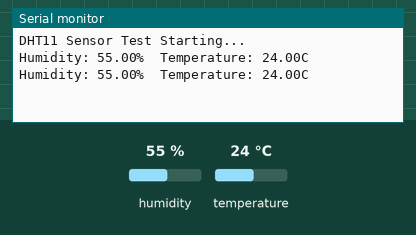
A sketch run on a simulated Arduino Uno, built with avr-gcc and run on an emulated ATmega328P. Parts: the last lines printed to the serial monitor. The test bench sets the inputs (shaded band); at power-on: humidity 55 %, temperature 24 °C.

Above: at 4.8 s.
4.9 s: humidity set to 22 %
At 6.8 s:
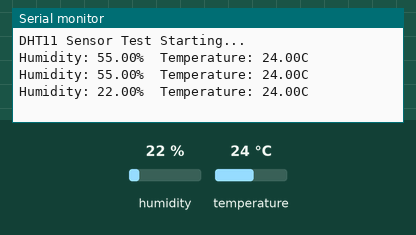
7.9 s: temperature set to 12 °C
At 9.3 s:
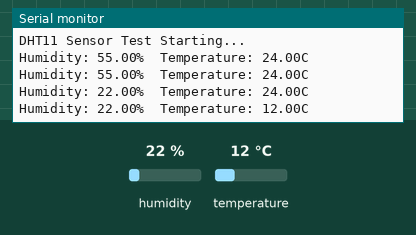
10.9 s: humidity set to 40 %
At 12.9 s:
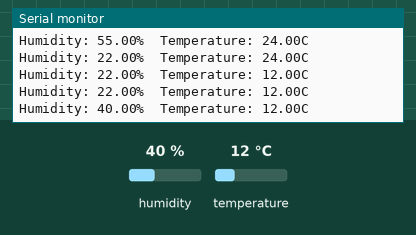
Timing chart, 0 to 14.4 s (numbered marks = the images above; inputs shaded):
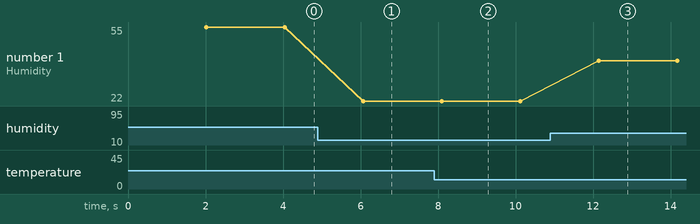

Measured:
- after the input at 4.9 s, the serial monitor: prints a new line after 1.2 s (image 1)
- after the input at 7.9 s, the serial monitor: prints a new line after 0.20 s (image 2)
- after the input at 10.9 s, the serial monitor: prints a new line after 1.2 s (image 3)
- plotted number 1: 55 → 22 after the input at 4.9 s, 22 → 40 after the input at 10.9 s

The sketch:

dht11_sensor_test.ino
```cpp
#include "DHT.h"

#define DHTPIN 2           // DHT11 data pin
#define DHTTYPE DHT11      // DHT 11
DHT dht(DHTPIN, DHTTYPE);

void setup() {
  Serial.begin(9600);
  dht.begin();
  Serial.println("DHT11 Sensor Test Starting...");
}

void loop() {
  delay(2000);  // Read every 2 seconds

  float humidity = dht.readHumidity();
  float temperature = dht.readTemperature();

  // Check if reads failed
  if (isnan(humidity) || isnan(temperature)) {
    Serial.println("ERROR: Failed to read from DHT sensor!");
    return;
  }

  Serial.print("Humidity: ");
  Serial.print(humidity);
  Serial.print("%  Temperature: ");
  Serial.print(temperature);
  Serial.println("C");
}
```
